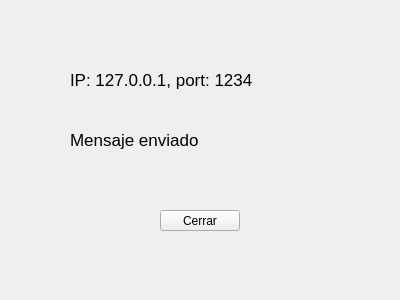
<?xml version="1.0" encoding="UTF-8"?>
<ui version="4.0">
 <class>Server</class>
 <widget class="QWidget" name="Server">
  <property name="geometry">
   <rect>
    <x>0</x>
    <y>0</y>
    <width>400</width>
    <height>300</height>
   </rect>
  </property>
  <property name="windowTitle">
   <string>Server</string>
  </property>
  <widget class="QPushButton" name="pBtn_Close">
   <property name="geometry">
    <rect>
     <x>160</x>
     <y>210</y>
     <width>80</width>
     <height>21</height>
    </rect>
   </property>
   <property name="text">
    <string>Cerrar</string>
   </property>
  </widget>
  <widget class="QLabel" name="lbl_Message">
   <property name="geometry">
    <rect>
     <x>70</x>
     <y>130</y>
     <width>260</width>
     <height>20</height>
    </rect>
   </property>
   <property name="font">
    <font>
     <pointsize>13</pointsize>
    </font>
   </property>
   <property name="text">
    <string>Mensaje enviado</string>
   </property>
  </widget>
  <widget class="QLabel" name="lbl_Address">
   <property name="geometry">
    <rect>
     <x>70</x>
     <y>70</y>
     <width>260</width>
     <height>20</height>
    </rect>
   </property>
   <property name="font">
    <font>
     <pointsize>13</pointsize>
    </font>
   </property>
   <property name="text">
    <string>IP: 127.0.0.1, port: 1234</string>
   </property>
  </widget>
 </widget>
 <resources/>
 <connections/>
</ui>
